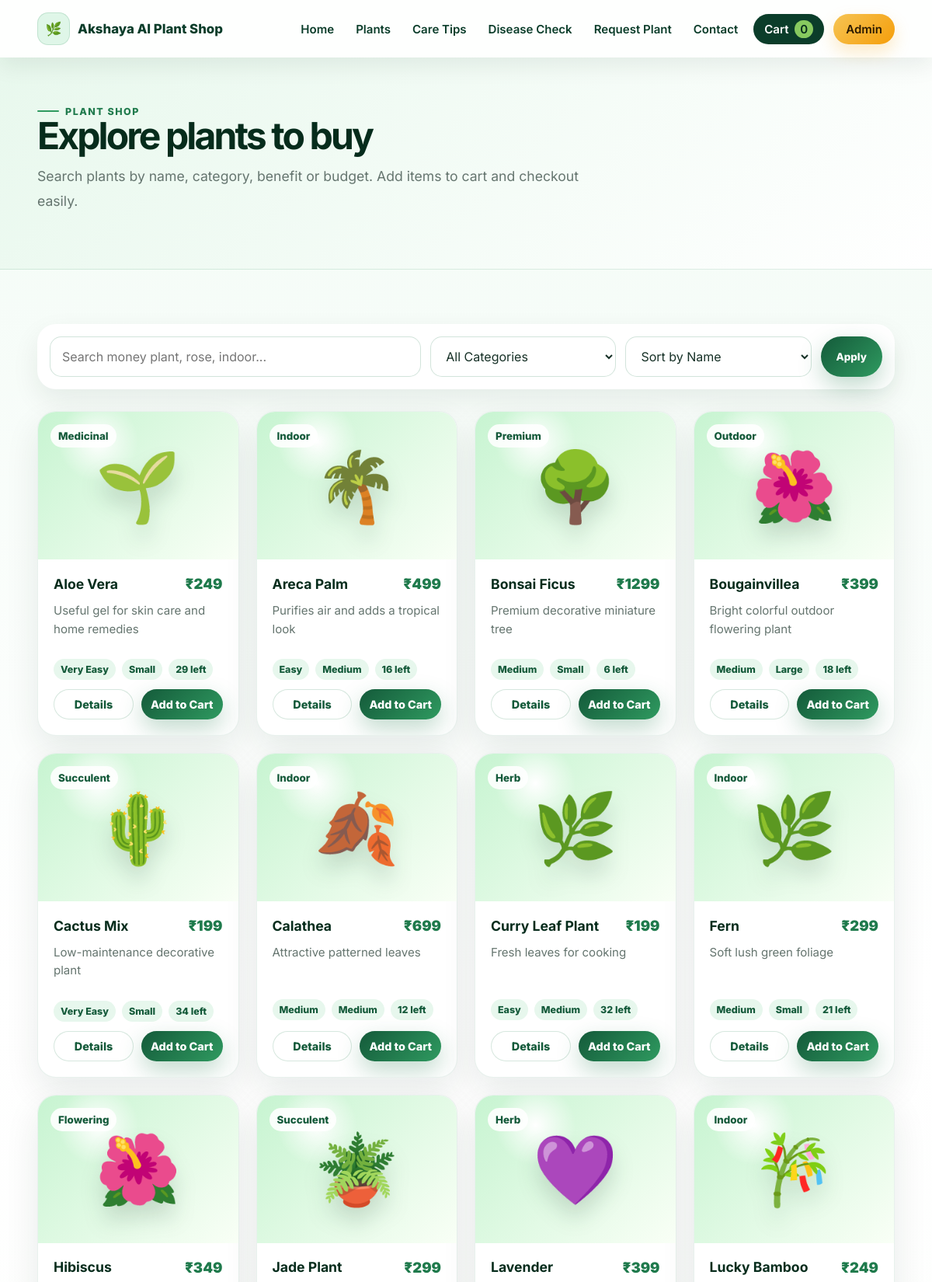
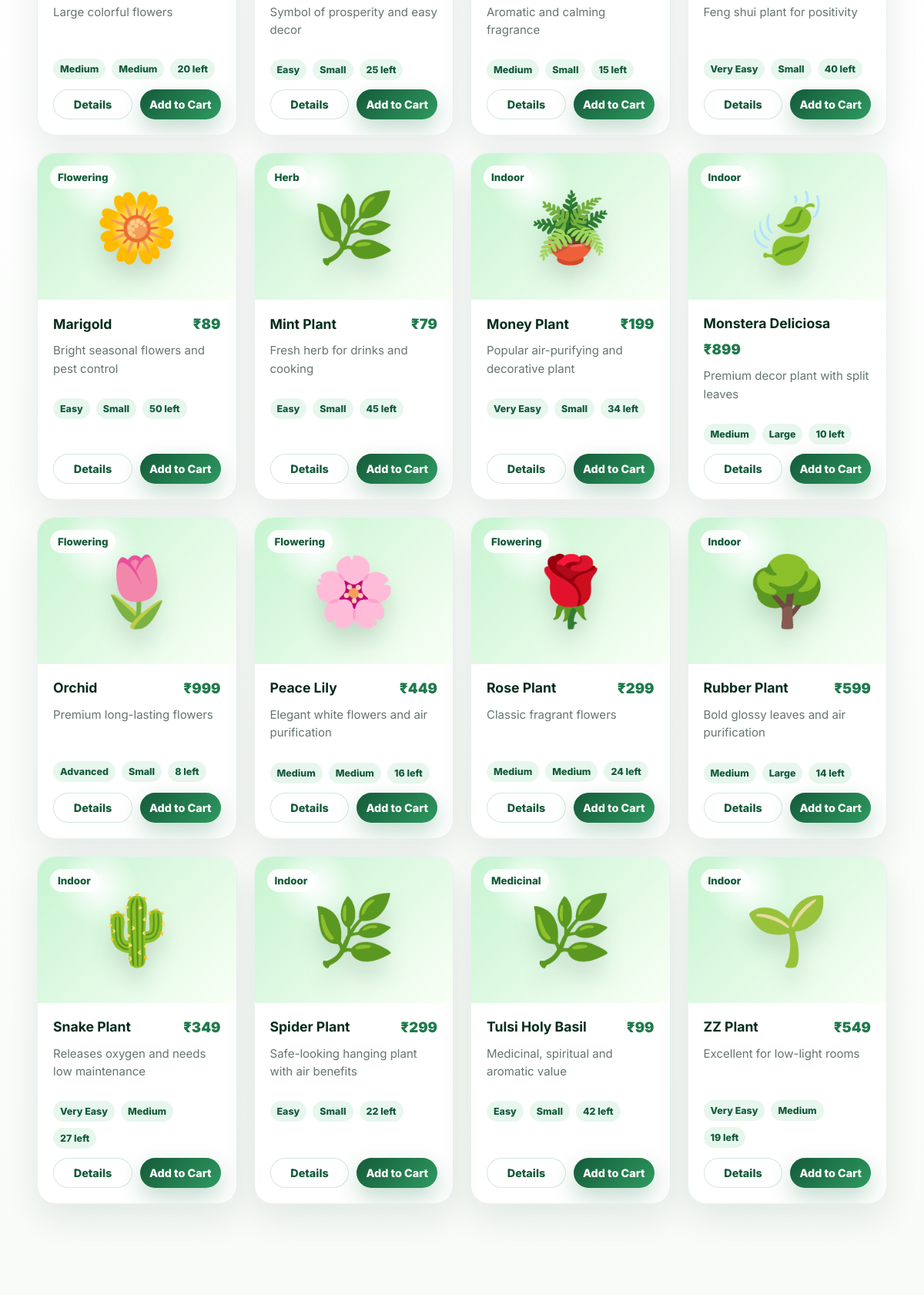
/plants (upper part), run on the app's committed database (2 pictures, top to bottom).
### app.py (models this page shows)
class Plant(db.Model):
    id = db.Column(db.Integer, primary_key=True)
    name = db.Column(db.String(120), nullable=False)
    category = db.Column(db.String(80), nullable=False)
    price = db.Column(db.Integer, nullable=False)
    stock = db.Column(db.Integer, nullable=False, default=10)
    sunlight = db.Column(db.String(160), nullable=False)
    water = db.Column(db.String(160), nullable=False)
    soil = db.Column(db.String(160), nullable=False)
    fertilizer = db.Column(db.String(160), nullable=False)
    benefits = db.Column(db.String(400), nullable=False)
    description = db.Column(db.String(700), nullable=False)
    difficulty = db.Column(db.String(40), default="Easy")
    size = db.Column(db.String(60), default="Medium")
    image_emoji = db.Column(db.String(20), default="🌿")
    created_at = db.Column(db.DateTime, default=datetime.utcnow)

### app.py (the view)
@app.route("/plants")
def plants():
    query = request.args.get("q", "").strip()
    category = request.args.get("category", "").strip()
    sort = request.args.get("sort", "name")
    plant_query = Plant.query
    if query:
        plant_query = plant_query.filter(Plant.name.ilike(f"%{query}%") | Plant.benefits.ilike(f"%{query}%") | Plant.category.ilike(f"%{query}%"))
    if category:
        plant_query = plant_query.filter_by(category=category)
    if sort == "low":
        plant_query = plant_query.order_by(Plant.price.asc())
    elif sort == "high":
        plant_query = plant_query.order_by(Plant.price.desc())
    else:
        plant_query = plant_query.order_by(Plant.name.asc())
    plants = plant_query.all()
    categories = [row[0] for row in db.session.query(Plant.category).distinct().all()]
    return render_template("plants.html", plants=plants, categories=categories, query=query, selected_category=category, sort=sort)

### templates/plants.html (shortened to what this page needs)
{% extends "base.html" %}
{% block content %}
<section class="page-hero small">
    <div class="container">
        <span class="eyebrow">Plant Shop</span>
        <h1>Explore plants to buy</h1>
        <p>Search plants by name, category, benefit or budget. Add items to cart and checkout easily.</p>
    </div>
</section>
<section class="container section">
    <form class="filter-bar" method="get">
        <input type="search" name="q" placeholder="Search money plant, rose, indoor..." value="{{ query }}">
        <select name="category">
            <option value="">All Categories</option>
        </select>
        <select name="sort">
            <option value="name" {% if sort == 'name' %}selected{% endif %}>Sort by Name</option>
        </select>
        <button class="btn primary" type="submit">Apply</button>
    </form>
    {% if plants %}
    <div class="product-grid">
        {% for p in plants %}
        {% include "partials/plant_card.html" %}
        {% endfor %}
    </div>
    {% else %}
    <div class="empty-state">
        <h3>No plants found</h3>
        <p>Try another keyword or category.</p>
        <a class="btn primary" href="{{ url_for('plants') }}">Reset Search</a>
    </div>
    {% endif %}
</section>
{% endblock %}

### templates/partials/plant_card.html
<article class="product-card">
    <a class="product-image" href="{{ url_for('plant_details', id=p.id) }}">
        <span>{{ p.image_emoji }}</span>
        <small>{{ p.category }}</small>
    </a>
    <div class="product-content">
        <div class="row-between gap">
            <h3>{{ p.name }}</h3>
            <span class="price">₹{{ p.price }}</span>
        </div>
        <p>{{ p.benefits }}</p>
        <div class="chips">
            <span>{{ p.difficulty }}</span>
            <span>{{ p.size }}</span>
            <span>{{ p.stock }} left</span>
        </div>
        <div class="card-actions">
            <a class="btn ghost" href="{{ url_for('plant_details', id=p.id) }}">Details</a>
            <button class="btn primary add-cart-btn" data-id="{{ p.id }}" data-name="{{ p.name }}" data-price="{{ p.price }}" data-emoji="{{ p.image_emoji }}" data-stock="{{ p.stock }}">Add to Cart</button>
        </div>
    </div>
</article>

### static/css/style.css (style rules this page uses)
:root { --green-950:#062c1c; --green-900:#0b3d2a; --green-800:#145a3a; --green-700:#1f7a4c; --green-600:#2f9a60; --green-100:#e7f7ed; --green-50:#f2fbf5; --leaf:#87c95f; --mint:#dff6e8; --cream:#fffaf0; --text:#173127; --muted:#65756f; --white:#ffffff; --danger:#b42318; --shadow:0 24px 60px rgba(6,44,28,.12); --radius:24px; }
* { box-sizing:border-box }
html { scroll-behavior:smooth }
body { margin:0; font-family:Inter,Arial,sans-serif; background:linear-gradient(180deg,var(--green-50),#fff 35%,#f7fbf7); color:var(--text); }
a { text-decoration:none;color:inherit }
button,input,textarea,select { font-family:inherit }
.container { width:min(1180px,92%);margin:0 auto }
.eyebrow { display:inline-flex;align-items:center;gap:8px;text-transform:uppercase;letter-spacing:.12em;font-weight:800;color:var(--green-700);font-size:.78rem }
.eyebrow:before { content:"";width:28px;height:2px;background:var(--green-600);border-radius:99px }
h1,h2,h3,p { margin-top:0 }
h1 { font-size:clamp(2.4rem,6vw,5.2rem);line-height:1.02;letter-spacing:-.06em;margin-bottom:20px;color:var(--green-950) }
h3 { color:var(--green-950) }
.hero-copy p,.page-hero p,.lead { font-size:1.1rem;line-height:1.8;color:var(--muted);max-width:720px }
.btn { border:0;display:inline-flex;align-items:center;justify-content:center;gap:8px;padding:13px 20px;border-radius:999px;font-weight:800;cursor:pointer;transition:.2s ease;white-space:nowrap }
.btn.primary { background:linear-gradient(135deg,var(--green-800),var(--green-600));color:white;box-shadow:0 12px 30px rgba(31,122,76,.28) }
.btn.ghost { background:white;color:var(--green-800);box-shadow:inset 0 0 0 1px rgba(31,122,76,.18) }
.section { padding:70px 0 }
.row-between { display:flex;align-items:center;justify-content:space-between;gap:18px;flex-wrap:wrap }
.gap { gap:12px }
.product-grid { display:grid;grid-template-columns:repeat(auto-fill,minmax(250px,1fr));gap:22px }
.product-card { background:white;border-radius:var(--radius);overflow:hidden;box-shadow:0 18px 45px rgba(6,44,28,.09);border:1px solid rgba(31,122,76,.1);transition:.2s ease;display:flex;flex-direction:column }
.product-image { height:190px;background:radial-gradient(circle at 30% 20%,#ffffff 0,transparent 22%),linear-gradient(135deg,#c7f4d1,#f9fff6);display:grid;place-items:center;position:relative }
.product-image span { font-size:5.5rem;filter:drop-shadow(0 18px 14px rgba(6,44,28,.15)) }
.product-image small { position:absolute;top:16px;left:16px;background:rgba(255,255,255,.88);padding:7px 10px;border-radius:999px;font-weight:800;color:var(--green-800) }
.product-content { padding:20px;display:flex;flex-direction:column;gap:12px;flex:1 }
.product-content h3 { margin:0;font-size:1.1rem }
.product-content p { color:var(--muted);line-height:1.55;font-size:.94rem;min-height:45px }
.price { font-weight:900;color:var(--green-700);font-size:1.15rem }
.chips { display:flex;gap:8px;flex-wrap:wrap }
.chips span { background:var(--green-100);color:var(--green-800);padding:6px 9px;border-radius:999px;font-size:.78rem;font-weight:800 }
.card-actions { display:grid;grid-template-columns:1fr 1fr;gap:10px;margin-top:auto }
.card-actions .btn { padding:11px 12px;font-size:.9rem }
.page-hero { background:linear-gradient(135deg,#e8f8ed,#fff);padding:80px 0;border-bottom:1px solid rgba(31,122,76,.12) }
.page-hero.small { padding:54px 0 }
.page-hero h1 { font-size:clamp(2rem,4vw,3.5rem);margin-bottom:12px }
.filter-bar { display:grid;grid-template-columns:2fr 1fr 1fr auto;gap:12px;margin-bottom:28px;background:white;padding:16px;border-radius:24px;box-shadow:0 14px 35px rgba(6,44,28,.08) }
input,textarea,select { width:100%;padding:14px 15px;border:1px solid rgba(31,122,76,.2);border-radius:15px;background:white;color:var(--text);outline:none;font-size:1rem }

### data on the page
Plant: image_emoji "🌱", category "Medicinal", name "Aloe Vera", price "249", benefits "Useful gel for skin care and home remedies", difficulty "Very Easy", size "Small", stock "29"
Plant: image_emoji "🌴", category "Indoor", name "Areca Palm", price "499", benefits "Purifies air and adds a tropical look", difficulty "Easy", size "Medium", stock "16"
Plant: image_emoji "🌳", category "Premium", name "Bonsai Ficus", price "1299", benefits "Premium decorative miniature tree", difficulty "Medium", size "Small", stock "6"
Plant: image_emoji "🌺", category "Outdoor", name "Bougainvillea", price "399", benefits "Bright colorful outdoor flowering plant", difficulty "Medium", size "Large", stock "18"
Plant: image_emoji "🌵", category "Succulent", name "Cactus Mix", price "199", benefits "Low-maintenance decorative plant", difficulty "Very Easy", size "Small", stock "34"
Plant: image_emoji "🍂", category "Indoor", name "Calathea", price "699", benefits "Attractive patterned leaves", difficulty "Medium", size "Medium", stock "12"
Plant: image_emoji "🌿", category "Herb", name "Curry Leaf Plant", price "199", benefits "Fresh leaves for cooking", difficulty "Easy", size "Medium", stock "32"
Plant: image_emoji "🌿", category "Indoor", name "Fern", price "299", benefits "Soft lush green foliage", difficulty "Medium", size "Small", stock "21"
Plant: image_emoji "🌺", category "Flowering", name "Hibiscus", price "349", benefits "Large colorful flowers", difficulty "Medium", size "Medium", stock "20"
Plant: image_emoji "🪴", category "Succulent", name "Jade Plant", price "299", benefits "Symbol of prosperity and easy decor", difficulty "Easy", size "Small", stock "25"
Plant: image_emoji "💜", category "Herb", name "Lavender", price "399", benefits "Aromatic and calming fragrance", difficulty "Medium", size "Small", stock "15"
Plant: image_emoji "🎋", category "Indoor", name "Lucky Bamboo", price "249", benefits "Feng shui plant for positivity", difficulty "Very Easy", size "Small", stock "40"
Plant: image_emoji "🌼", category "Flowering", name "Marigold", price "89", benefits "Bright seasonal flowers and pest control", difficulty "Easy", size "Small", stock "50"
Plant: image_emoji "🌿", category "Herb", name "Mint Plant", price "79", benefits "Fresh herb for drinks and cooking", difficulty "Easy", size "Small", stock "45"
Plant: image_emoji "🪴", category "Indoor", name "Money Plant", price "199", benefits "Popular air-purifying and decorative plant", difficulty "Very Easy", size "Small", stock "34"
Plant: image_emoji "🍃", category "Indoor", name "Monstera Deliciosa", price "899", benefits "Premium decor plant with split leaves", difficulty "Medium", size "Large", stock "10"
Plant: image_emoji "🌷", category "Flowering", name "Orchid", price "999", benefits "Premium long-lasting flowers", difficulty "Advanced", size "Small", stock "8"
Plant: image_emoji "🌸", category "Flowering", name "Peace Lily", price "449", benefits "Elegant white flowers and air purification", difficulty "Medium", size "Medium", stock "16"
Plant: image_emoji "🌹", category "Flowering", name "Rose Plant", price "299", benefits "Classic fragrant flowers", difficulty "Medium", size "Medium", stock "24"
Plant: image_emoji "🌳", category "Indoor", name "Rubber Plant", price "599", benefits "Bold glossy leaves and air purification", difficulty "Medium", size "Large", stock "14"
Plant: image_emoji "🌵", category "Indoor", name "Snake Plant", price "349", benefits "Releases oxygen and needs low maintenance", difficulty "Very Easy", size "Medium", stock "27"
Plant: image_emoji "🌿", category "Indoor", name "Spider Plant", price "299", benefits "Safe-looking hanging plant with air benefits", difficulty "Easy", size "Small", stock "22"
Plant: image_emoji "🌿", category "Medicinal", name "Tulsi Holy Basil", price "99", benefits "Medicinal, spiritual and aromatic value", difficulty "Easy", size "Small", stock "42"
Plant: image_emoji "🌱", category "Indoor", name "ZZ Plant", price "549", benefits "Excellent for low-light rooms", difficulty "Very Easy", size "Medium", stock "19"
